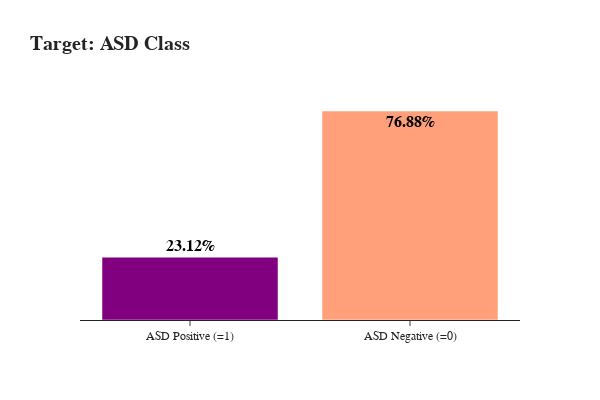

Notebook code cell kept with this figure:
### Markdown cell above
### Features distribution
### Target : ASD Class

### Code cell
label = ['ASD Positive (=1)', 'ASD Negative (=0)']
value = [ASD_pos.shape[0], ASD_neg.shape[0]] 
pct = [value[0]*100/len(train), value[1]*100/len(train)]


fig = go.Figure(data=[go.Bar(
            y=value, x=label,
            text=(np.round(pct,2)),
            textposition=['outside', 'inside'],
            texttemplate = ["<b style='color: #f'>%{text}%</b>"]*2,
            textfont=dict(  family="sans serif",
                            size=16,
                            color="black"),
            orientation='v',
            marker_color=['purple', 'lightsalmon'],
            opacity=1.0,
                    )])
fig.update_layout(title='<b>Target: ASD Class <b>', 
                  font_family="San Serif",
                  template= 'simple_white',
                  yaxis_linewidth=2.5,
                  width=600, 
                  height=400,
                  bargap=0.2,
                  barmode='group',
                  titlefont={'size': 20},
                  )
fig.update_xaxes(showgrid=False, showline=True)
fig.update_yaxes(showgrid=False, showline=False, showticklabels=False, ticks='')
fig.show()

### Figure 1 — Plotly figure (JSON) as saved in the notebook; plotly's stock layout.template omitted (floating-point values rounded to 4 significant figures)
{"data": [{"marker": {"color": ["purple", "lightsalmon"]}, "opacity": 1, "orientation": "v", "text": [23.12, 76.88], "textfont": {"color": "black", "family": "sans serif", "size": 16}, "textposition": ["outside", "inside"], "texttemplate": ["<b style='color: #f'>%{text}%</b>", "<b style='color: #f'>%{text}%</b>"], "type": "bar", "x": ["ASD Positive (=1)", "ASD Negative (=0)"], "y": [185, 615]}], "layout": {"bargap": 0.2, "barmode": "group", "font": {"family": "San Serif"}, "height": 400, "title": {"font": {"size": 20}, "text": "<b>Target: ASD Class <b>"}, "width": 600, "xaxis": {"showgrid": false, "showline": true}, "yaxis": {"linewidth": 2.5, "showgrid": false, "showline": false, "showticklabels": false, "ticks": ""}}}
